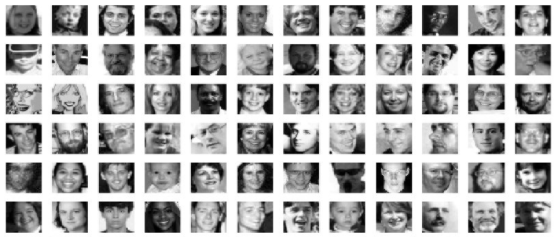
#> input picture img/multImagesGray.png, 555 x 237 px
$ jupyter execute 0_stillImageFaceDetection.ipynb
#> lines starting #> are read from the running program, lines starting #| are printed output that depends on the picture; after the words box and inside, x2 and y2 are one past the last pixel; in counts of white or black regions, pixels touching at a corner belong together
# Still Image Face Detection - Basic Implementation

First things first, we have to import all dependencies:

[cell 1]
import cv2

Importing the 'cv2' library (previously installed with this command ```pip install opencv-python```), allows us to use and redesign these functions, as we'll do later.
>

## Performing face detection on an image
The most basic way to detect a face out of an image is loading the preferred image and apply some calculations on it to detect them.
To do so, we will be using some XML files, which contains the measurements of all the different distances between 2 points that can appear on a face. We can import those XML files via:
>```python
>cv2.CascadeClasifier(path)
>```
This function receives a path of the file to load and use it.<sup>[1]</sup>

Let's implement a basic recognition algorithm.

[cell 2]
face_cascade = cv2.CascadeClassifier('../cascades/haarcascade_frontalface_default.xml')

This code loads ```haarcascade_frontalface_default.xml``` file.

[cell 3]
import os

img_path = '../img/multImagesGray.png'
img = cv2.imread(img_path)
#> img is the input picture: shape (237, 555, 3); min 0, max 255, mean 175.7
imgName = os.path.splitext(os.path.basename(img_path))[0]       # gets the image name
gray = cv2.cvtColor(img, cv2.COLOR_BGR2GRAY)
faces = face_cascade.detectMultiScale(gray, 1.25, 5)
#> faces = 13 rows, first 6: [102, 5, 27, 27], [334, 44, 26, 26], [378, 44, 28, 28], [149, 84, 27, 27], [242, 84, 26, 26], [287, 84, 26, 26]

- ```img = cv2.imread(src)```: Reads an image
- ```gray = cv2.cvtColor(src, colorScheme)```: This function apply a filter to the image (in this example a grayscale filter)
- ```faces = face_cascade.detectMultiScale(image, scaleFactor, minNeighbors)```: This function receives some arguments:
    - ```image``` argument, which is our grayscale image.
    - ```scaleFactor``` argument, this number should be greater than 1.0, it determines the downscaling ratio of the image.<sup>[2]</sup>
    - ```minNeighbors``` argument, is the minimum number of overlapping detections required to retain a detection result.<sup>[3]</sup>

[cell 4]
for(x, y, w, h) in faces:
    cv2.rectangle(img, (x, y), (x+w, y+h), (255, 0, 0), 2)      # draws a blue rectangle around the face
#> this loop made 13 passes
#> (x, y, w, h) on passes 1 to 12: (102, 5, 27, 27), (334, 44, 26, 26), (378, 44, 28, 28), (149, 84, 27, 27), (242, 84, 26, 26), (287, 84, 26, 26), (426, 84, 27, 27), (472, 122, 26, 26), (54, 162, 29, 29), (240, 163, 27, 27), (56, 202, 26, 26), (194, 202, 27, 27)
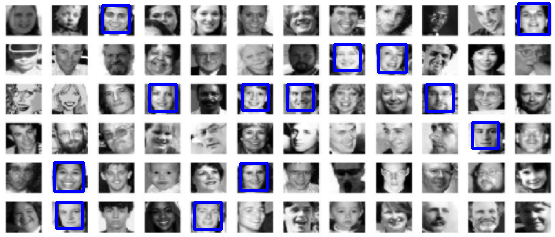
#> img: shape (237, 555, 3); 3.18% of pixels changed, all inside (x1, y1, x2, y2) = (53, 2, 551, 231)

This ```for``` loop allows us to iterate through the face rectangles values (wich is the value returned in ```faces```variable). It consists of:
- ```x```: Contains the left side x-axis coordinate of the rectangle.
- ```y```: Contains the top side y-axis coordinate of the rectangle.
- ```w```: Represents the width of the rectangle.
- ```h```: Represents the height of the rectangle.

```rectangle(img, point1, point2, color, thickness)``` functions has some attributes:
- ```img``` attribute, is the image we are working with.
- ```point1``` attribute, is the coordinate of the first point of the rectangle (top-left).
- ```point2``` attribute, is the coordinate of the second point of the rectangle (bottom-right).
- ```color``` attribute, is the color of the rectangle (color is blue because its codified as BGR  ```..., cv2.COLOR_BGR2GRAY)```).
- ```thickness``` attribute, is the thickness of the rectangle borders.

[cell 5]
cv2.imshow('Face detection', img)
cv2.imwrite('../img/'+imgName+'_face_detection.jpg', img)
cv2.waitKey(0)
#> Out = 27
